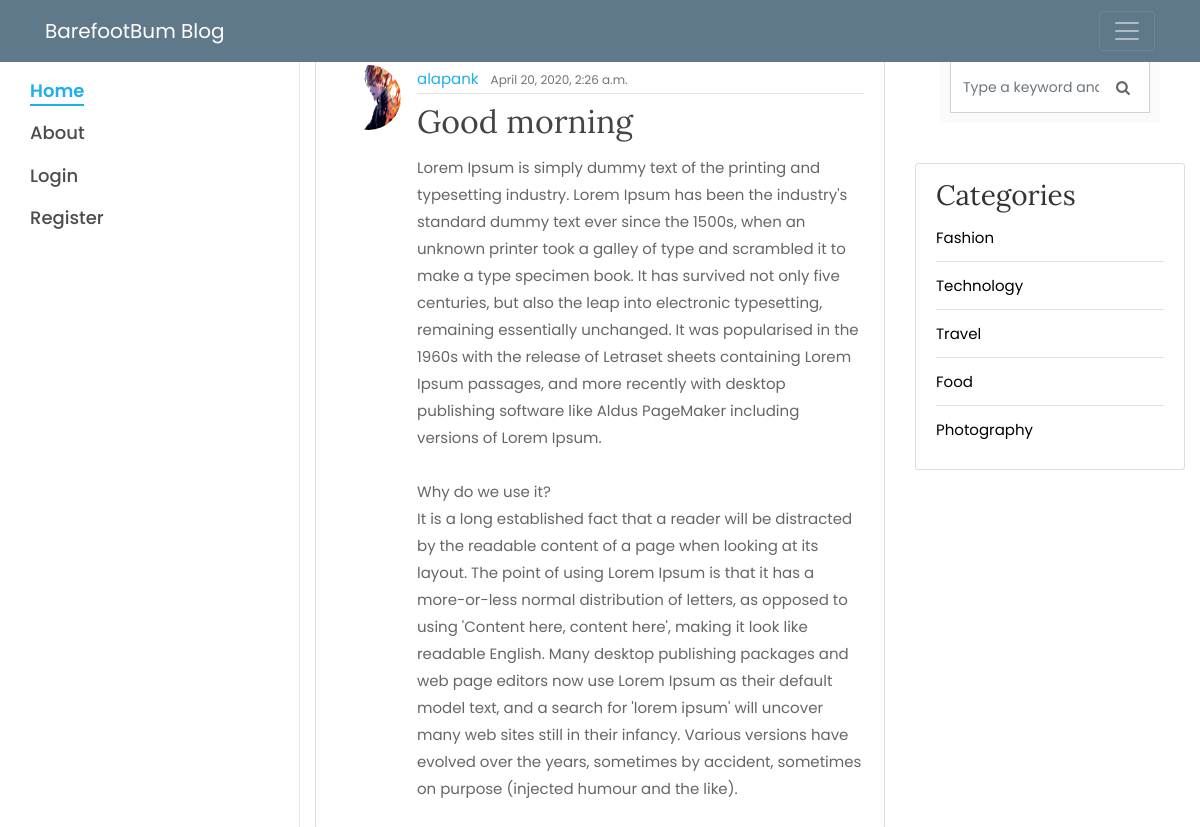
The page /post/10/ on the database its author committed.
### blog/models.py (models this page shows, shortened)
class Post(models.Model):
    title = models.CharField(max_length=100)
    content = models.TextField()
    date_posted = models.DateTimeField(default=timezone.now)
    author = models.ForeignKey(User, on_delete=models.CASCADE)

### users/models.py (models this page shows, shortened)
class Profile(models.Model):
    user = models.OneToOneField(User, on_delete=models.CASCADE)
    image = models.ImageField(default='default.jpg', upload_to='profile_pics')

### blog/views.py (the view)
# urls.py: path('post/<int:pk>/', PostDetailView.as_view() , name='post-detail'),
class PostDetailView(DetailView):
    model=Post

### blog/templates/blog/post_detail.html (shortened to what this page needs)
{% extends "blog/base.html" %}
{% block content %}
   <article class="media content-section">
       <img class="rounded-circle article-img" src="{{ object.author.profile.image.url }}">
      <div class="media-body">
        <div class="article-metadata">
          <a class="mr-2" href="#">{{ object.author }}</a>
          <small class="text-muted">{{ object.date_posted }}</small>
        </div>
        <h2 class="article-title">{{ object.title }}</h2>
        <p class="article-content">{{ object.content }}</p>
      </div>
    </article>
{% endblock content %}

### blog/static/blog/main.css (style rules this page uses)
body { background: #fafafa; color: #333333; margin-top: 5rem; }
h1, h2, h3, h4, h5, h6 { color: #444444; }
.content-section { background: #ffffff; padding: 10px 20px; border: 1px solid #dddddd; border-radius: 3px; margin-bottom: 20px; }
.article-title { color: #444444; }
.article-content { white-space: pre-line; }
.article-img { height: 65px; width: 65px; margin-right: 16px; }
.article-metadata { padding-bottom: 1px; margin-bottom: 4px; border-bottom: 1px solid #e3e3e3 }

### rows shown on the page
Post: author.profile.image (picture), author "alapank", date_posted "April 20, 2020, 2:26 a.m.", title "Good morning", content "Lorem Ipsum is simply dummy text of the printing and typesetting industry. Lorem Ipsum has been the industry's standard dummy text ever since the 1500s, when an unknown printer took a galley of type and scrambled it to make a type specimen book. It has survived not only five centuries, but also the leap into electronic typesetting, remaining essentially unchanged. It was popularised in the 1960s with the release of Letraset sheets containing Lorem Ipsum passages, and more recently with desktop publishing software like Aldus PageMaker including versions of Lorem Ipsum. Why do we use it? It is a long established fact that a reader will be distracted by the readable content of a page when…"
